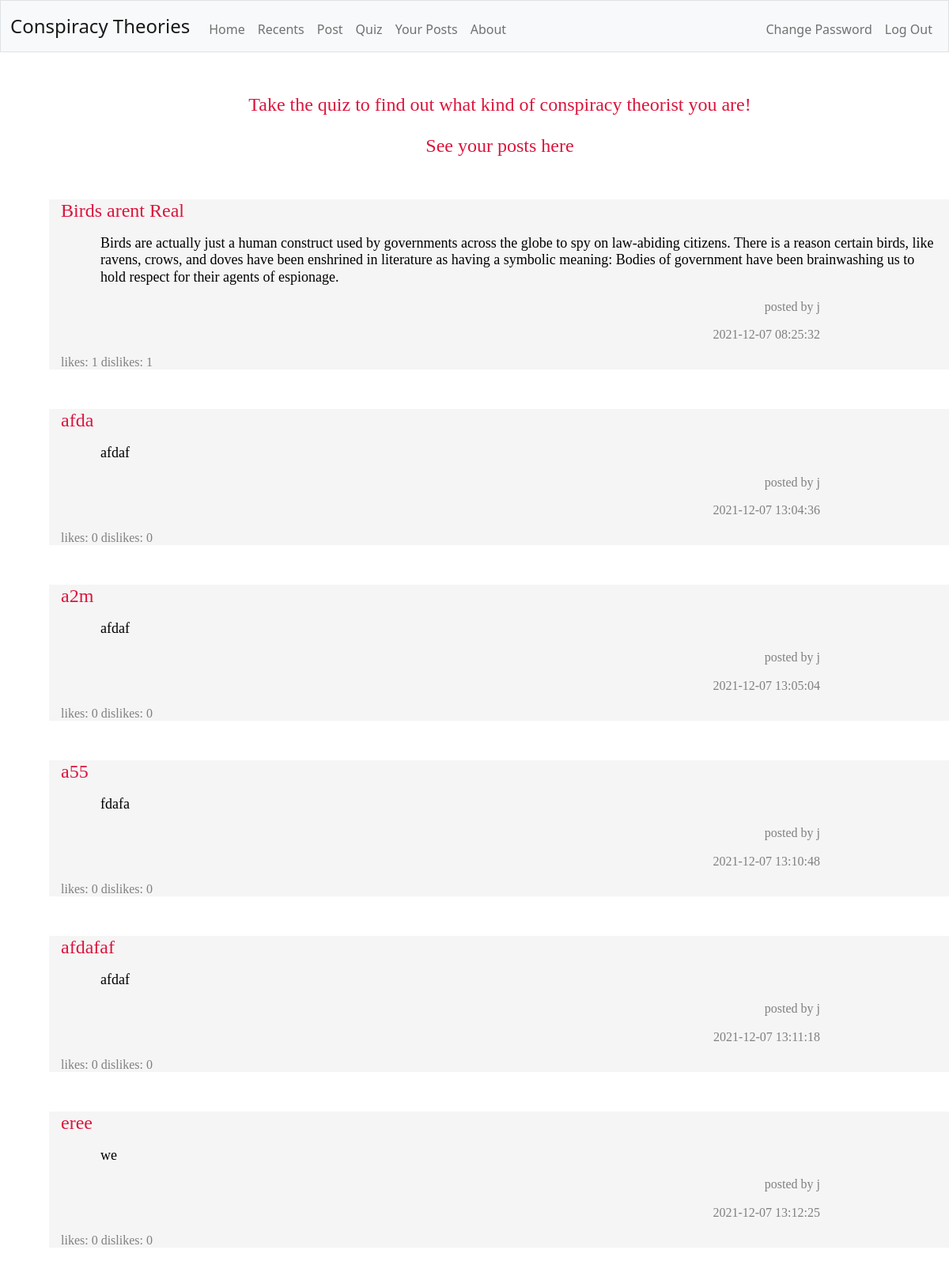
The app's page /your-posts (signed in, upper part), older data.
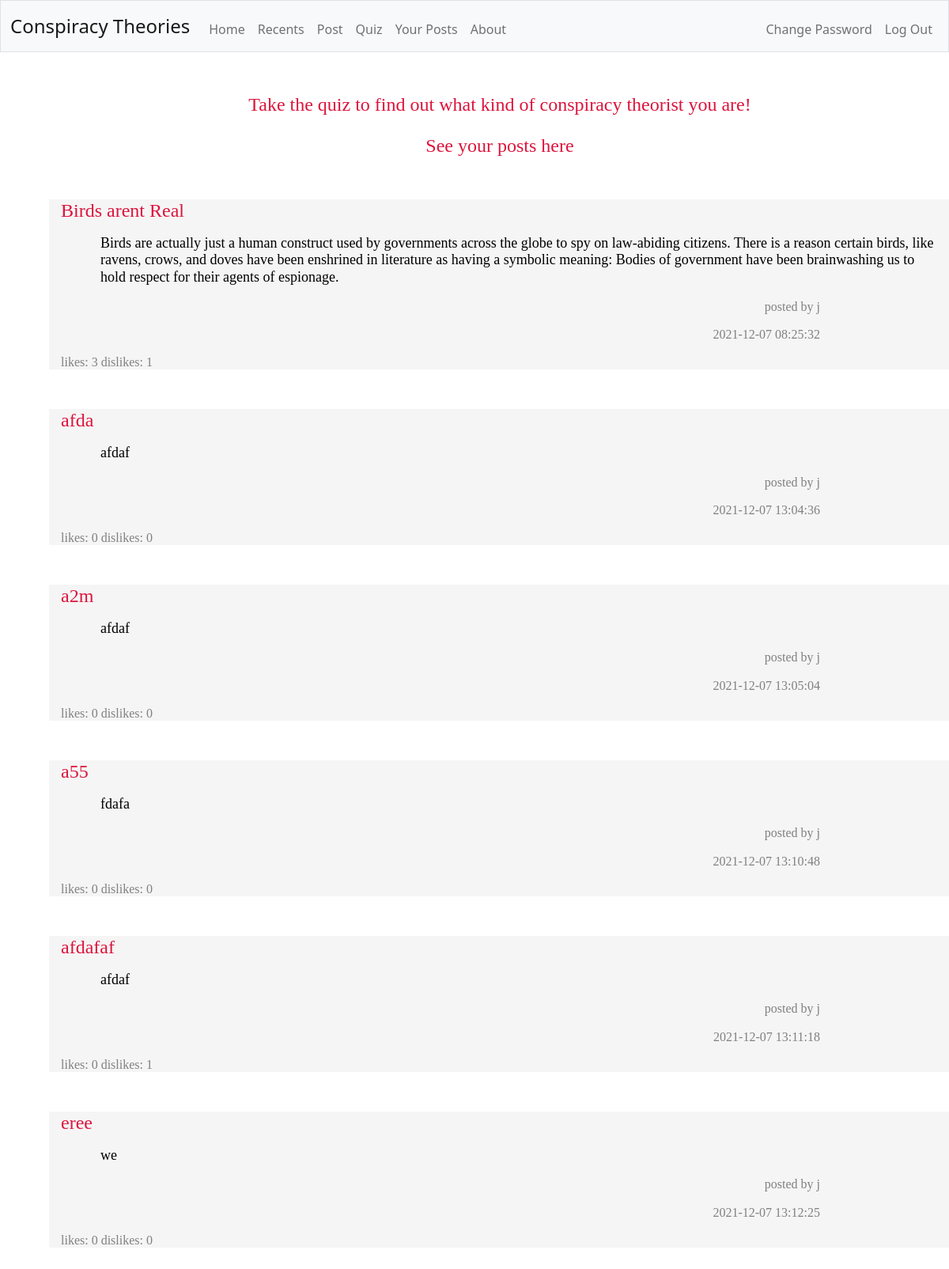
The same page, newer data.
### tables this page shows
CREATE TABLE 'theories' ('name' TEXT, 'user' TEXT, 'content' TEXT, 'upvotes' INTEGER DEFAULT 0 , 'downvotes' INTEGER DEFAULT 0 , date TEXT, id INTEGER, 'genre' TEXT DEFAULT NULL);

### app.py (the view, shortened to what this page needs)
@app.route("/your-posts")
@login_required
def history():
    quizResults = db.execute("SELECT * FROM quiz WHERE username = ?", session["user_id"])
    try:
        results = "Based on our analysis from the quiz... you are a "
    except:
        results = "Take the quiz to find out what kind of conspiracy theorist you are!"
    pastTheories = db.execute("SELECT * FROM theories WHERE id = ? ORDER BY upvotes DESC", session["user_id"])
    return render_template("history.html", results=results, quizResults=quizResults, pastTheories=pastTheories)

### app.py (called while the page is built)
@app.after_request
def after_request(response):
    response.headers["Cache-Control"] = "no-cache, no-store, must-revalidate"
    response.headers["Expires"] = 0
    response.headers["Pragma"] = "no-cache"
    return response

### helpers.py (called while the page is built)
def login_required(f):
    @wraps(f)
    def decorated_function(*args, **kwargs):
        if session.get("user_id") is None:
            return redirect("/login")
        return f(*args, **kwargs)
    return decorated_function

### templates/history.html (shortened to what this page needs)
<!DOCTYPE html>
<html lang="en">
    <head>
        <link href="https://cdn.jsdelivr.net/npm/bootstrap@5.1.3/dist/css/bootstrap.min.css" rel="stylesheet">
        <link href="/static/styles.css" rel="stylesheet">
    </head>
    <body>
        <nav class="bg-light border navbar navbar-expand-md navbar-light">
            <div class="container-fluid">
                <a class="navbar-brand" href="/">Conspiracy Theories</a>
                <div class="collapse navbar-collapse" id="navbar">
                    {% if session["user_id"] %}
                        <ul class="navbar-nav me-auto mt-2">
                            <li class="nav-item"><a class="nav-link" href="/">Home</a></li>
                            <li class="nav-item"><a class="nav-link" href="/recents">Recents</a></li>
                            <li class="nav-item"><a class="nav-link" href="/post">Post</a></li>
                            <li class="nav-item"><a class="nav-link" href="/quiz">Quiz</a></li>
                            <li class="nav-item"><a class="nav-link" href="/your-posts">Your Posts</a></li>
                            <li class="nav-item"><a class="nav-link" href="/about">About</a></li>
                        </ul>
                        <ul class="navbar-nav ms-auto mt-2">
                            <li class="nav-item"><a class="nav-link" href="/change">Change Password</a></li>
                            <li class="nav-item"><a class="nav-link" href="/logout">Log Out</a></li>
                        </ul>
                    {% else %}
                        <ul class="navbar-nav ms-auto mt-2">
                            <li class="nav-item"><a class="nav-link" href="/register">Register</a></li>
                            <li class="nav-item"><a class="nav-link" href="/login">Log In</a></li>
                        </ul>
                    {% endif %}
                </div>
            </div>
        </nav>
        <main class="container-fluid py-5 text-center">
            {% block main %}
                <div class="container crimson large">
                    <p>{{ results }}</p>
                    <p>See your posts here</p>
                </div>
                {% for post in pastTheories %}
                <div class="container grey">
                    <h1 class="leftAlign crimson">{{ post.name }}</p>
                    <p class="paragraph black">{{ post.content }}</p>
                    <p class="author darkgrey">posted by {{ post.user }}</p>
                    <p class="author darkgrey">{{ post.date }}</p>
                    <p class="votes darkgrey">likes: {{ post.upvotes }} dislikes: {{ post.downvotes }}</p>
                </div>
                {% endfor %}
            {% endblock %}
        </main>
    </body>
</html>

### static/styles.css (style rules this page uses)
nav .navbar-brand { font-size: x-large; }
.container { margin-left: 50px; margin-right: 50px; padding-left: 15px; padding-right: 15px; font-family: "Comic Sans MS", "Comic Sans", cursive; }
.author { text-align: right; font-size: medium; font-family: "Comic Sans MS", "Comic Sans", cursive; margin-right: 150px; }
.crimson { color: #DC143C; }
.paragraph { text-align: left; font-size: large; font-family: "Comic Sans MS", "Comic Sans", cursive; margin-left: 50px; }
.large { font-size: x-large; }
.leftAlign { text-align: left; font-size: x-large; margin-top: 50px; font-family: "Comic Sans MS", "Comic Sans", cursive; }
.grey { background-color: #F5F5F5; }
.black { color:#000000 }
.darkgrey { color:#808080 }
.votes { font-size: medium; font-family: "Comic Sans MS", "Comic Sans", cursive; }
body { animation: fadeInAnimation ease 3s animation-iteration-count: 1; animation-fill-mode: forwards; }

### templates/history.html (style rules this page uses)
body { animation: fadeInAnimation ease 2s; animation-iteration-count: 1; animation-fill-mode: forwards; }

Row changes from the older to the newer data that the page shows:
changed theories "Birds arent Real": upvotes "1" → "3"
changed theories "afdafaf": downvotes "0" → "1"
